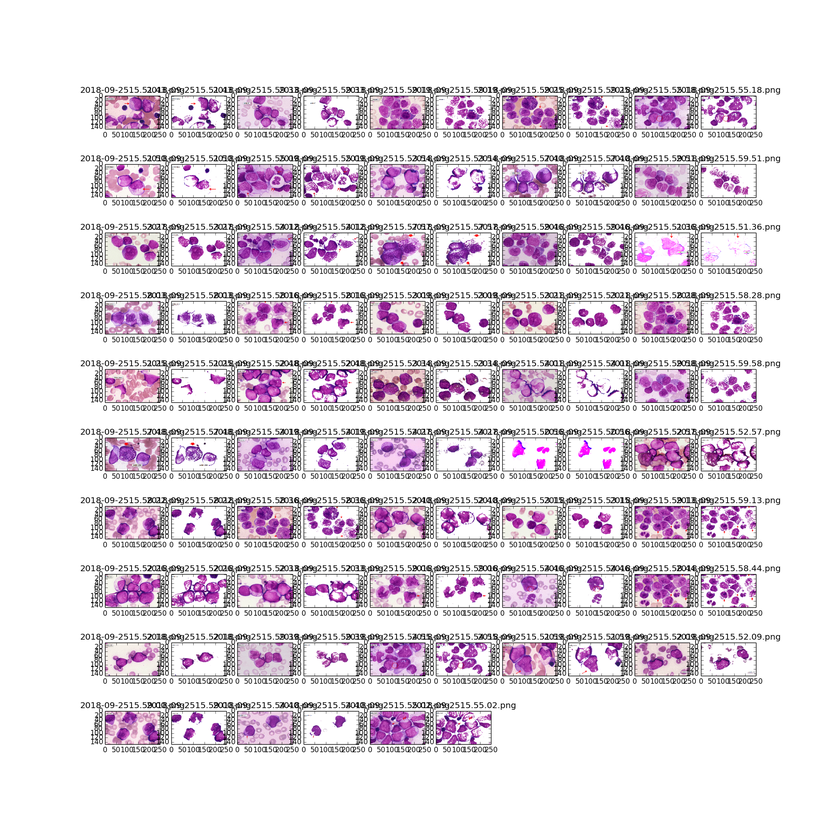
#> input picture AML.png, 840 x 840 px, shrunk from 2000 x 2000 before the run, given as the content of the folder ./image_conv/AML, which was not available
$ python convert_binary.py   (Python 2 division)
#> lines starting #> are read from the running program, lines starting #| are printed output that depends on the picture; after the words box and inside, x2 and y2 are one past the last pixel; in counts of white or black regions, pixels touching at a corner belong together; pictures that were not available may be replaced by others from this repository, and a replacement may not be noted
#! /usr/bin/python

import os,sys
from PIL import Image
import numpy as np
import matplotlib.pyplot as plt


x = []
y = []
p_h_size = 150
p_w_size = 250

def convert(folder):
#> called with folder = 'AML'
    pnglist = os.listdir("./image_conv/"+folder)

    #canvas = Image.new("RGB", (150,150), (255,255,255))

    for png in pnglist:
        img = Image.open("./image_conv/"+folder+"/"+png)
#> img is the input picture: PIL image 840x840 RGBA; mean R, G, B, A 226.6, 217, 226.4, 255

        width, height = img.size
#> width = 840; height = 840
        img2 = Image.new("RGB",(width,height))
#> img2: PIL image 840x840 RGB; every value is 0

        #print height, width
        print png

        for i in range(height):
            for j in range(width):
                buf = img.getpixel((j,i))
                r = int(buf[0])
                g = int(buf[1])
                b = int(buf[2])

                if r != 255 and g != 255 and b != 255:
                    img2.putpixel((j,i),(0,0,0,255))
                else:
                    img2.putpixel((j,i),(255,255,255,255))
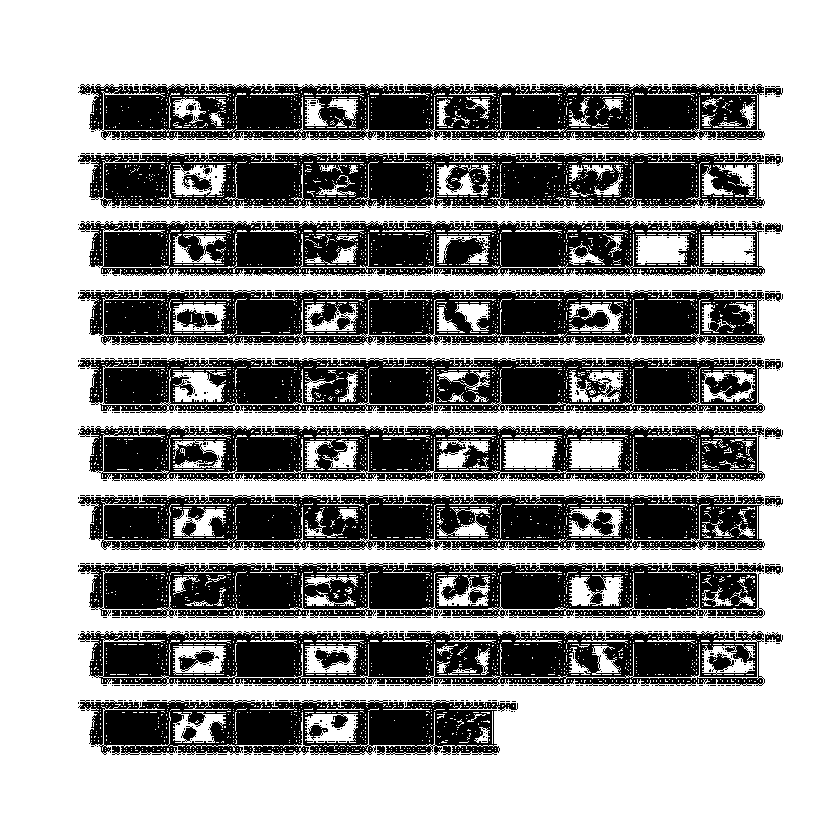
#> img2: PIL image 840x840 RGB; 62.4% white; 1460 black regions (1426 under 20 px), largest, box (x1, y1, x2, y2) and area: (78, 84, 765, 140) 28389, (78, 495, 765, 550) 27813, (78, 563, 764, 618) 27372

        #img2.show()
        img2.save("./image_binary/"+folder+"/"+png, quality=30)

        index = pnglist.index(png)
        print index


def paste(folder, label):
#> called with folder = 'AML', label = 0
    pnglist = os.listdir("./image_conv/"+folder)
    plt.figure(figsize=(20,20))

    for png in pnglist:
        img = Image.open("./image_conv/"+folder+"/"+png)
        img = img.convert("RGB")
#> img: PIL image 840x840 RGB
        img = img.resize((p_w_size, p_h_size))
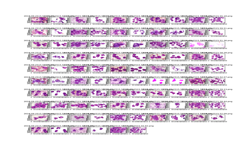
#> img: PIL image 250x150 RGB; mean R, G, B 226.2, 216.7, 226
        img = np.asarray(img)

        img2 = Image.open("./image_binary/"+folder+"/"+png)
        img2 = img2.convert("RGB")
        img2 = img2.resize((p_w_size, p_h_size))
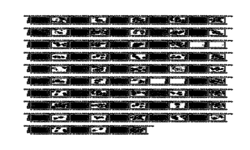
#> img2: PIL image 250x150 RGB; min 0, max 255, mean 158.9
        img2 = np.asarray(img2)

        index = pnglist.index(png)

        x.append(img)
        #x.append(img2)
        y.append(label)

        plt.subplot(10, 10, index*2+1)
        plt.title(png)
        plt.imshow(img)
        plt.subplot(10, 10, index*2+2)
        plt.title(png)
        plt.imshow(img2)

    #plt.show()
    plt.savefig("./"+folder+"_binary.png")
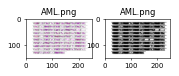
#> figure drawn by matplotlib, 2 panels


convert("AML")
convert("MDS")

paste("AML", 0)
paste("MDS", 1)

np.savez("./all_binary.npz", x=x, y=y)
